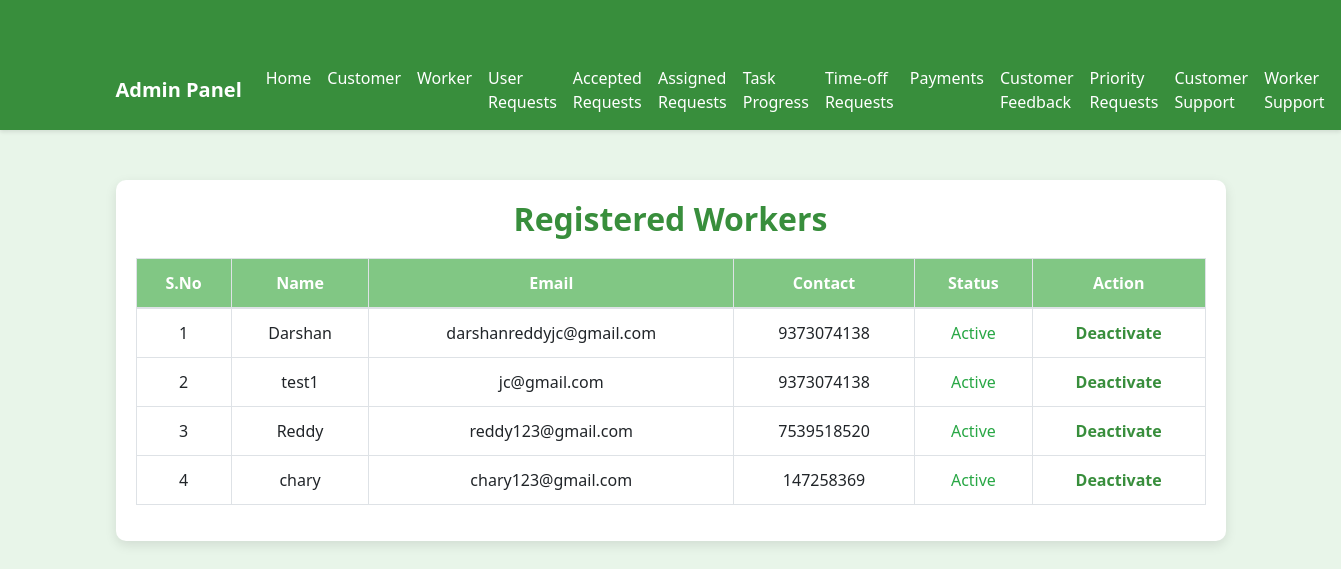
Page /wfmadmin/adminworkerviews on the committed database.
### wfmadmin/models.py (models this page shows, shortened)
class worker(models.Model):
    id = models.AutoField(primary_key=True)
    firstname = models.CharField(max_length=30)
    lastname = models.CharField(max_length=30)
    address = models.CharField(max_length=100)
    city = models.CharField(max_length=20)
    state = models.CharField(max_length=20)
    country = models.CharField(max_length=20)
    username = models.CharField(max_length=20)
    email = models.EmailField(max_length=20)
    number = models.IntegerField()
    password = models.CharField(max_length=20)
    status = models.BooleanField(default=False)
    created_at = models.DateTimeField(auto_now_add=True)

### wfmadmin/views.py (the view)
# urls.py: path('adminworkerviews', adminworkerviews, name='adminworkerviews'),
def adminworkerviews(request):
    workers = worker.objects.all().order_by('-created_at')
    return render(request, 'admin/adminworkerviews.html', {'registered_users': workers})

### templates/admin/adminworkerviews.html (shortened to what this page needs)
<!DOCTYPE html>
<html lang="en">
<head>
  <link href="https://stackpath.bootstrapcdn.com/bootstrap/4.5.2/css/bootstrap.min.css" rel="stylesheet">
  <link rel="stylesheet" href="https://cdnjs.cloudflare.com/ajax/libs/font-awesome/5.15.3/css/all.min.css">
</head>
<body>
  {% include 'admin/adminnavbar.html' %}
  <section id="contact" class="contact">
    <div class="container">
      <div class="form-container">
        <div class="section-title">
          <h2>Registered Workers</h2>
        </div>
        <div class="table-responsive">
          <table class="table table-bordered">
            <thead>
              <tr>
                <th>S.No</th>
                <th>Name</th>
                <th>Email</th>
                <th>Contact</th>
                <th>Status</th>
                <th>Action</th>
              </tr>
            </thead>
            <tbody>
              {% for user in registered_users %}
                <tr>
                  <td>{{ forloop.counter }}</td>
                  <td>{{ user.username }}</td>
                  <td>{{ user.email }}</td>
                  <td>{{ user.number }}</td>
                  <td>
                    {% if user.status == 0 %}
                      <span class="text-danger">Inactive</span>
                    {% elif user.status == 1 %}
                      <span class="text-success">Active</span>
                    {% endif %}
                  </td>
                  <td>
                    {% if user.status == 0 %}
                      <a class="btn-link" href="{% url 'AdminActiveworkers' %}?uid={{ user.email }}">Activate</a>
                    {% elif user.status == 1 %}
                      <a class="btn-link" href="{% url 'AdmindeActiveworkers' %}?uid={{ user.email }}">Deactivate</a>
                    {% endif %}
                  </td>
                </tr>
              {% endfor %}
            </tbody>
          </table>
        </div>
      </div>
    </div>
  </section>
</body>
</html>

### templates/admin/adminworkerviews.html (style rules this page uses)
body { background-color: #e8f5e9; color: #2e7d32; font-family: 'Segoe UI', Tahoma, Geneva, Verdana, sans-serif; }
.container { margin-top: 50px; }
.form-container { background-color: #ffffff; padding: 20px; border-radius: 10px; box-shadow: 0 4px 12px rgba(0, 0, 0, 0.1); }
.section-title h2 { color: #388e3c; text-align: center; font-weight: bold; margin-bottom: 20px; }
.table { background-color: #ffffff; border: none; }
.table th { background-color: #81c784; color: #ffffff; text-align: center; font-weight: bold; }
.table td { text-align: center; }
.btn-link { color: #388e3c !important; font-weight: bold; text-decoration: none; }

### rows in the picture
worker: username "Darshan", email "darshanreddyjc@gmail.com", number "9373074138", status "Active"
worker: username "test1", email "jc@gmail.com", number "9373074138", status "Active"
worker: username "Reddy", email "reddy123@gmail.com", number "7539518520", status "Active"
worker: username "chary", email "chary123@gmail.com", number "147258369", status "Active"
